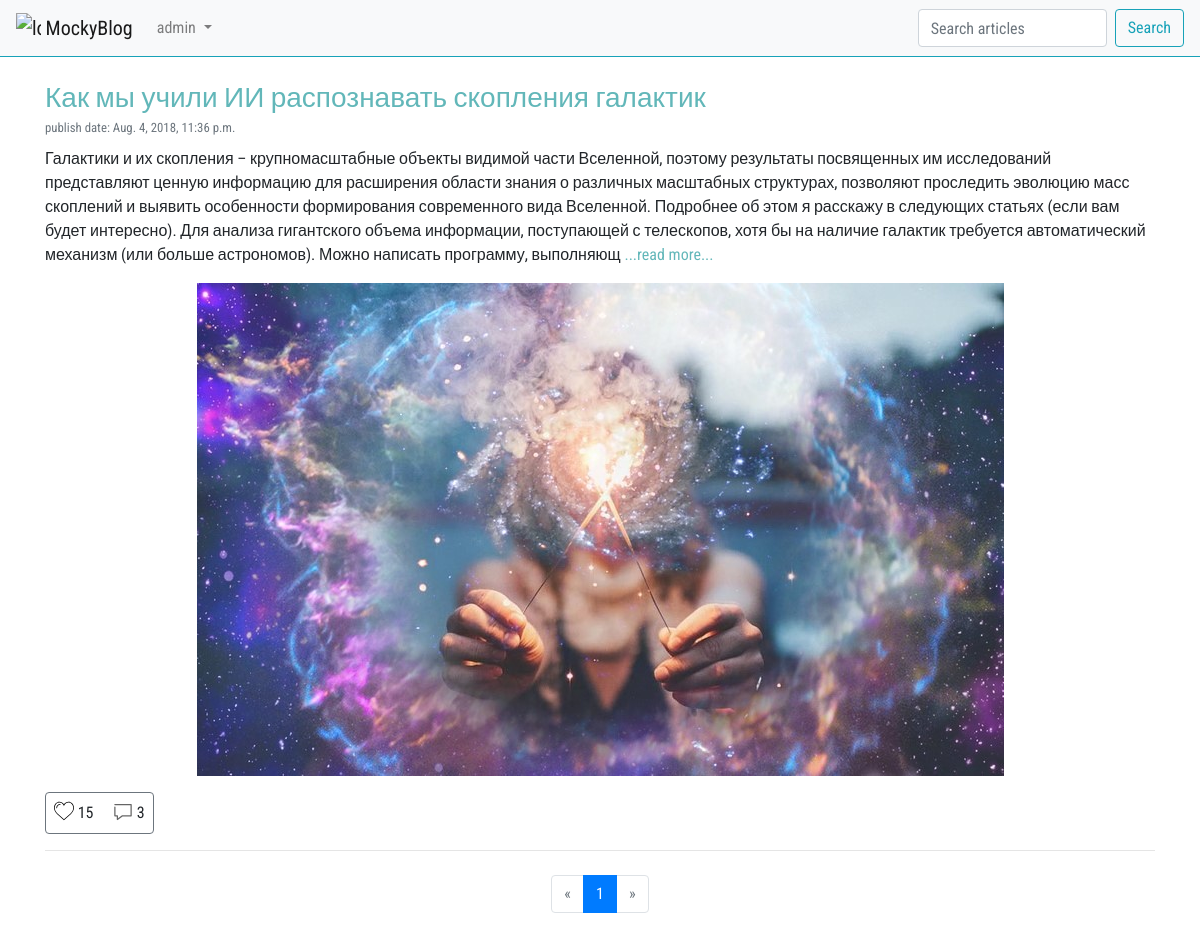
The app's page / (signed in) with its own data.
### article/models.py (models this page shows, shortened)
class Article(models.Model):
    class Meta:
        db_table = "Article"
    article_title = models.CharField(max_length=200)
    article_text = models.TextField()
    article_date = models.DateTimeField(null=True)
    article_likes = models.IntegerField(default=0)
    article_image = models.ImageField(null=True, blank=False, upload_to="images/",
                                      verbose_name="image")

### article/views.py (the view)
# urls.py: url(r'^page/(\d+)/$', views.articles, name="post_with_pages"),
def articles(request, page_number=1):
    all_articles = Article.objects.all()[::-1]
    current_page = Paginator(all_articles, 3)
    return render(request, template_name='article/articles.html',
                  context={
                      'articles': current_page.page(page_number),
                      'user': auth.get_user(request),
                      'cookies': request.COOKIES
                  })

### article/templatetags/poll_extras.py (called while the page is built)
@register.filter(name='get_comments_length')
def get_comments_length(value):
    obj = len(Comment.objects.filter(comments_article=value))
    return obj

@register.filter(name='format_str')
def format_str(value, username):
    return "{0}:{1}".format(value, username)

@register.filter(name='is_liked')
def is_liked(value, cookies_val):
    return True if str(value) in cookies_val else False

### article/templates/article/articles.html (shortened to what this page needs)
{% extends 'index.html' %}
{% load static %}
{% load poll_extras %}
{% block article %}
    <main>
        {% if search_res %}
            <div class="container mt-4">
                {% for article in search_res %}
                    <h3 class="mb-0 pb-0">
                        <a style="color: #62B7B9" href="/article/{{ article.id }}/">{{ article.article_title }}</a>
                    </h3>
                    <small class="text-muted mt-0 pt-0">publish date: {{ article.article_date }}</small>
                    <div class="article_text mt-2 mb-0">
                        {% if article.article_text|length < 600 %}
                            <p> {{ article.article_text }}</p>
                        {% else %}
                            <p>
                                {{ article.article_text|slice:"0:600" }}
                                <a style="color: #62B7B9" href="/article/{{ article.id }}/">...read more...</a>
                            </p>
                        {% endif %}
                    </div>
                    <div class="d-flex justify-content-center article_image">
                        <img style="max-width: 100%;height: auto;" src="{{ article.article_image.url }}" alt="">
                    </div>
                    <div class="border border-secondary rounded mt-3 px-2 py-2" style="width: fit-content">
                        {% if request.user.username %}
                            <a class="" style="text-decoration: none" href="/article/addlike/{{ article.id }}/">
                                {% if article.id|format_str:request.user.username|is_liked:request.COOKIES %}
                                    <img style="margin-top: -4px;" src="{% static "liked.svg" %}" alt="likes" width="20">
                                {% else %}
                                    <img style="margin-top: -4px;" src='{% static "likes.svg" %}' width="20" alt="likes">
                                {% endif %}
                            </a>
                            {{ article.article_likes }}
                            <div class="d-inline ml-3">
                            <img style="opacity: 0.6;margin-top: -3px;" src="{% static "comments.svg" %}" width="20"
                                 alt="">
                            {{ article.id|get_comments_length }}
                        </div>
                        {% else %}
                            {% if article.id|format_str:request.user.username|is_liked:request.COOKIES %}
                                <img style="margin-top: -4px;" src="{% static "liked.svg" %}" alt="likes" width="20">
                            {% else %}
                                <img style="margin-top: -4px;" src='{% static "likes.svg" %}' width="20" alt="likes">
                            {% endif %}
                            {{ article.article_likes }}
                            <div class="d-inline ml-3">
                            <img style="opacity: 0.6;margin-top: -3px;" src="{% static "comments.svg" %}" width="20"
                                 alt="">
                            {{ article.id|get_comments_length }}
                        </div>
                        {% endif %}
                    </div>
                    <hr>
                {% endfor %}
            </div>
            <div class="container mt-4">
                <nav aria-label="Page navigation">
                    <ul class="pagination justify-content-center">
                        {% if search_res.has_previous %}
                            <li class="page-item">
                                <a class="page-link" href="/find/{{ search_res.previous_page_number }}/?q={{ q }}"
                                   aria-label="Previous">
                                    <span aria-hidden="true">&laquo;</span>
                                    <span class="sr-only">Previous</span>
                                </a>
                            </li>
                        {% else %}
                            <li class="page-item disabled">
                                <a class="page-link" href="" aria-label="Previous">
                                    <span aria-hidden="true">&laquo;</span>
                                    <span class="sr-only">Previous</span>
                                </a>
                            </li>
                        {% endif %}
                        {% for page in search_res.paginator.page_range %}
                            {% if page == search_res.number %}
                                <li class="page-item active">
                                    <a class="page-link" href="/find/{{ page }}//?q={{ q }}">
                                        {{ page }}
                                        <span class="sr-only">(current)</span>
                                    </a>
                                </li>
                            {% else %}
                                <li class="page-item"><a href="/find/{{ page }}/?q={{ q }}"
                                                         class="page-link">{{ page }}</a></li>
                            {% endif %}
                        {% endfor %}
                        {% if search_res.has_next %}
                            <li class="page-item">
                                <a class="page-link"
                                   href="/find/{{ search_res.next_page_number }}/?q={{ q }}">&raquo;</a>
                            </li>
                        {% else %}
                            <li class="page-item disabled">
                                <a class="page-link" href="">&raquo;</a>
                            </li>
                        {% endif %}
                    </ul>
                </nav>
            </div>
        {% else %}
            <div class="container mt-4">
                {% for article in articles %}
                    <h3 class="mb-0 pb-0">
                        <a style="color: #62B7B9" href="/article/{{ article.id }}/">{{ article.article_title }}</a>
                    </h3>
                    <small class="text-muted mt-0 pt-0">publish date: {{ article.article_date }}</small>
                    <div class="article_text mt-2 mb-0">
                        {% if article.article_text|length < 600 %}
                            <p> {{ article.article_text }}</p>
                        {% else %}
                            <p>
                                {{ article.article_text|slice:"0:600" }}
                                <a style="color: #62B7B9" href="/article/{{ article.id }}">...read more...</a>
                            </p>
                        {% endif %}
                    </div>
                    <div class="d-flex justify-content-center article_image">
                        <img style="max-width: 100%;height: auto;" src="{{ article.article_image.url }}" alt="">
                    </div>
                    <div class="border border-secondary rounded mt-3 px-2 py-2" style="width: fit-content">
                        {% if request.user.username %}
                            <a class="" style="text-decoration: none" href="/article/addlike/{{ article.id }}/">
                                {% if article.id|format_str:request.user.username|is_liked:request.COOKIES %}
                                    <img style="margin-top: -4px;" src="{% static "liked.svg" %}" alt="likes" width="20">
                                {% else %}
                                    <img style="margin-top: -4px;" src='{% static "likes.svg" %}' width="20" alt="likes">
                                {% endif %}
                            </a>
                            {{ article.article_likes }}
                            <div class="d-inline ml-3">
                            <img style="opacity: 0.6;margin-top: -3px;" src="{% static "comments.svg" %}" width="20"
                                 alt="">
                            {{ article.id|get_comments_length }}
                        </div>
                        {% endif %}
                    </div>
                    <hr>
                {% endfor %}
            </div>
            <div class="container mt-4">
                <nav aria-label="Page navigation">
                    <ul class="pagination justify-content-center">
                        {% if articles.has_previous %}
                            <li class="page-item">
                                <a class="page-link" href="/page/{{ articles.previous_page_number }}/"
                                   aria-label="Previous">
                                    <span aria-hidden="true">&laquo;</span>
                                    <span class="sr-only">Previous</span>
                                </a>
                            </li>
                        {% else %}
                            <li class="page-item disabled">
                                <a class="page-link" href="" aria-label="Previous">
                                    <span aria-hidden="true">&laquo;</span>
                                </a>
                            </li>
                        {% endif %}
                        {% for page in articles.paginator.page_range %}
                            {% if page == articles.number %}
                                <li class="page-item active">
                                    <a class="page-link" href="/page/{{ page }}/">{{ page }} <span class="sr-only">(current)</span></a>
                                </li>
                            {% else %}
                                <li class="page-item"><a href="/page/{{ page }}/" class="page-link">{{ page }}</a></li>
                            {% endif %}
                        {% endfor %}
                        {% if articles.has_next %}
                            <li class="page-item">
                                <a class="page-link" href="/page/{{ articles.next_page_number }}/">&raquo;</a>
                            </li>
                        {% else %}
                            <li class="page-item disabled">
                                <a class="page-link" href="">&raquo;</a>
                            </li>
                        {% endif %}
                    </ul>
                </nav>
            </div>
        {% endif %}
    </main>
{% endblock %}

### templates/index.html (shortened to what this page needs)
{% load static %}
<!DOCTYPE html>
<html lang="en">
<head>
    <link rel="stylesheet" href="https://stackpath.bootstrapcdn.com/bootstrap/4.1.3/css/bootstrap.min.css"
>
</head>
<body style="font-family: 'Roboto Condensed', sans-serif;">
<header>
    <nav class="navbar navbar-expand-lg navbar-light bg-light border-bottom border-info">
        <a class="navbar-brand" href="/">
            <img src="{% static 'img/contract.svg' %}" width="25" height="25" class="d-inline-block align-top"
                 alt="logo">
            MockyBlog
        </a>
        <div class="collapse navbar-collapse" id="navbarSupportedContent">
            <ul class="navbar-nav mr-auto">
                <li class="nav-item dropdown">
                    {% if user.username %}
                        <a class="nav-link dropdown-toggle" href="#" id="navbarDropdown" role="button"
                           data-toggle="dropdown" aria-haspopup="true" aria-expanded="false">
                            {{ user.username }}
                        </a>
                    {% endif %}
                </li>
            </ul>
            <form method="get" action="/find/1/" class="form-inline my-2 my-lg-0">
                <input name="q" class="form-control mr-sm-2" type="search" placeholder="Search articles"
                       aria-label="Search">
                <button class="btn btn-outline-info my-2 my-sm-0" type="submit">Search</button>
            </form>
        </div>
    </nav>
</header>
{% block article %} {% endblock %}
</body>
</html>

### records on screen
Article: article_title "Как мы учили ИИ распознавать скопления галактик", article_date "Aug. 4, 2018, 11:36 p.m.", article_text "Галактики и их скопления – крупномасштабные объекты видимой части Вселенной, поэтому результаты посвященных им исследований представляют ценную информацию для расширения области знания о различных масштабных структурах, позволяют проследить эволюцию масс скоплений и выявить особенности формирования современного вида Вселенной. Подробнее об этом я расскажу в следующих статьях (если вам будет интересно). Для анализа гигантского объема информации, поступающей с телескопов, хотя бы на наличие галактик требуется автоматический механизм (или больше астрономов). Можно написать программу, выполняющ", article_image (picture), article_likes "15", id|get_comments_length "3"

### other values on screen
{{ user.username }} "admin"
{{ page }} "1"
